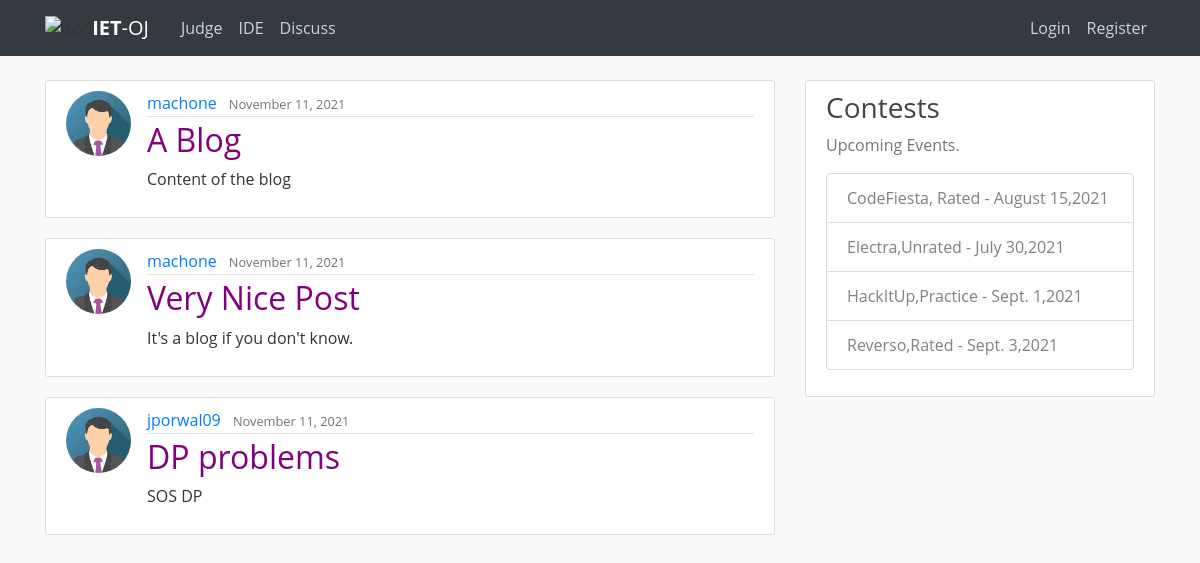
/discuss/, run on an earlier commit of the app's database.
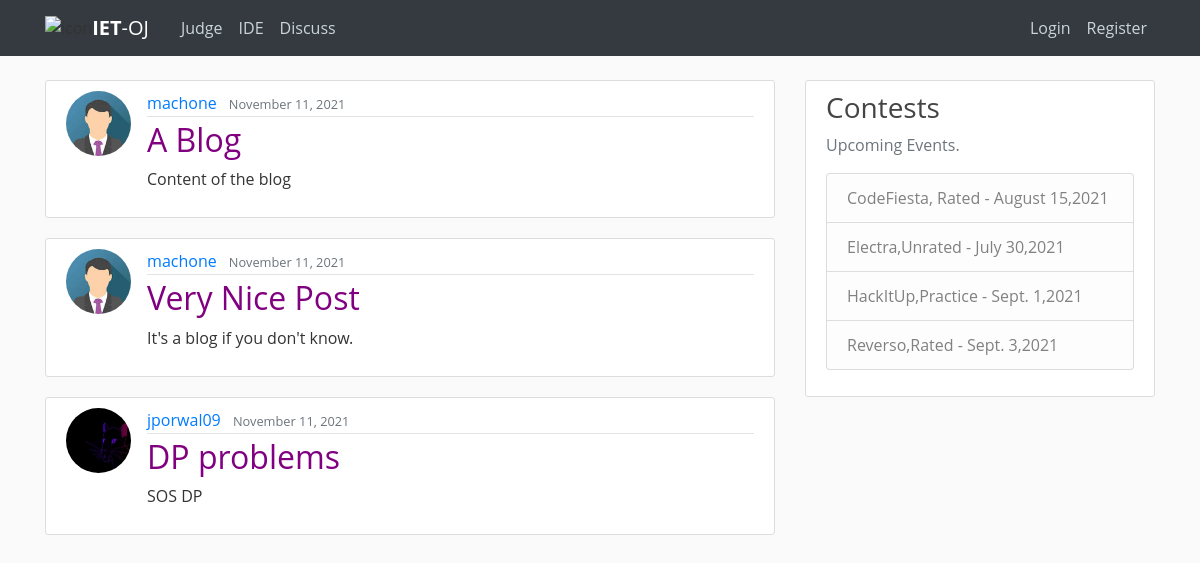
And on a later commit of the database.
### blog/models.py (models this page shows, shortened)
class Post(models.Model):
    title = models.CharField(max_length=100)
    content = FroalaField(theme='gray')
    date_posted = models.DateTimeField(default=timezone.now)
    author = models.ForeignKey(User, on_delete=models.CASCADE)

### users/models.py (models this page shows, shortened)
class Profile(models.Model):
    user = models.OneToOneField(User,on_delete=models.CASCADE)
    image = models.ImageField(default='default.jpg',upload_to='profile_pics')
    institution = models.CharField(max_length=100,default="IET")
    bio = models.TextField(default="...")
    rating=models.IntegerField(default=0)
    hrating=models.IntegerField(default=0)
    star=models.IntegerField(default=1)
    ac_solution=models.IntegerField(default=0)
    wa_solution=models.IntegerField(default=0)
    tle_solution=models.IntegerField(default=0)
    ce_solution=models.IntegerField(default=0)
    re_solution=models.IntegerField(default=0)

### blog/views.py (the view)
# urls.py: path('', PostListView.as_view(), name='blog-home'),
class PostListView(ListView):
    model=Post
    template_name = 'blog/home.html' # <app>/<model>_<viewtype>.html
    context_object_name = 'posts'
    ordering = ['-date_posted']
    paginate_by = 5

### blog/templates/blog/home.html (shortened to what this page needs)
{% extends "blog/base.html" %}
{% block content %}
<link href="/static/froala_editor/css/froala_style.min.css" type="text/css" media="all" rel="stylesheet">
    {% for post in posts %}
    <article class="media content-section">
        <img class="rounded-circle article-img" src="{{ post.author.profile.image.url }}">
        <div class="media-body">
          <div class="article-metadata">
            <a class="mr-2 " href="{% url 'user-posts' post.author.username %}">{{ post.author }}</a>
            <small class="text-muted">{{ post.date_posted|date:"F d, Y"}}</small>
          </div>
          <h2><a class="article-title" style="color:purple" href="{% url 'post-detail' post.id %}">{{ post.title }}</a></h2>
       <div class="fr-view">
         <div class="trun" >
        {{ post.content | safe |truncatewords_html:20}}
         </div>
         </div>
        </div>
      </article>
    {% endfor %}
{% endblock content %}

What changed in the data, as far as the page shows it:
changed through a linked row, Post "DP problems": author.profile.image: picture added in place of a placeholder
